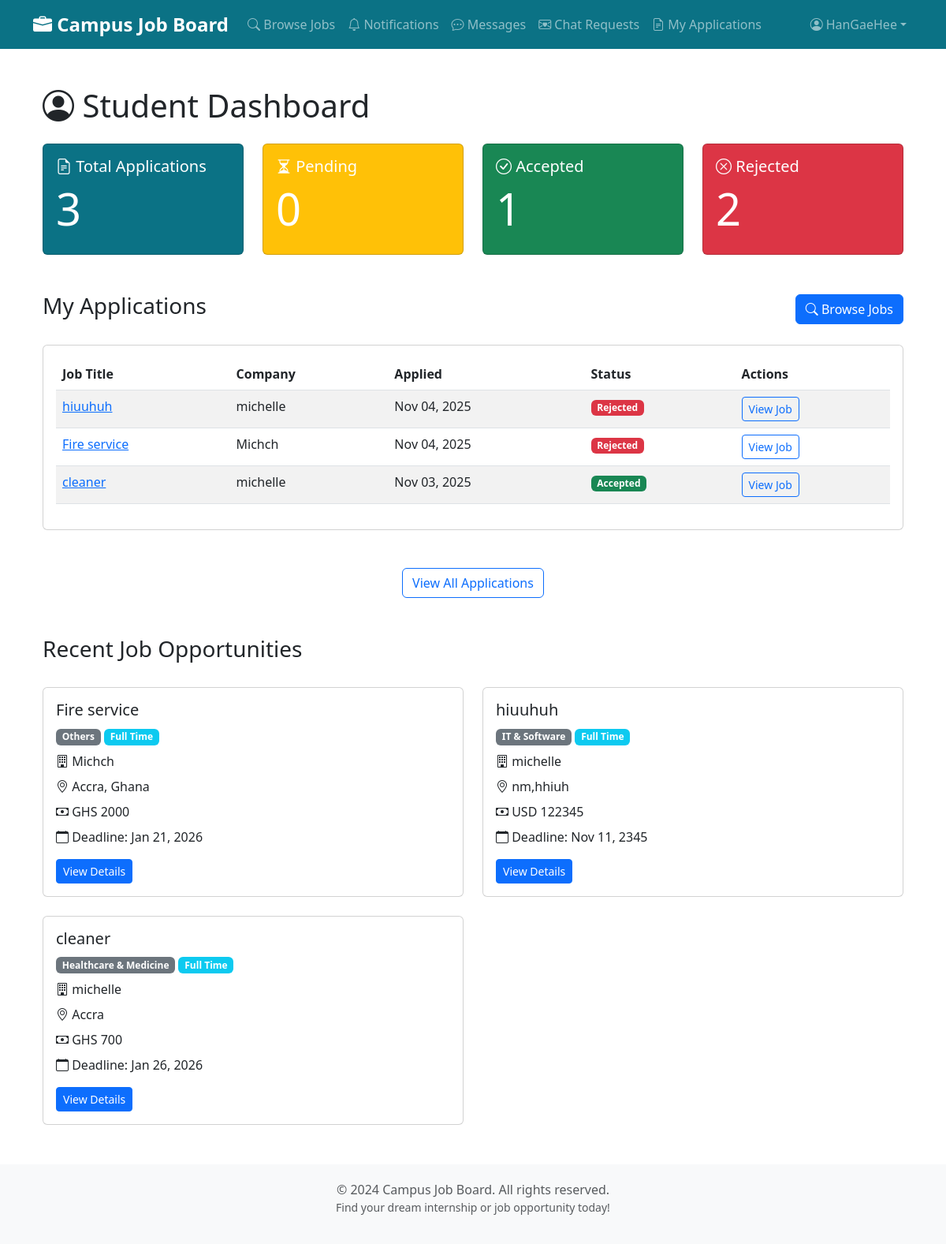
Before: /dashboards/student/ (signed in) with the older database file.
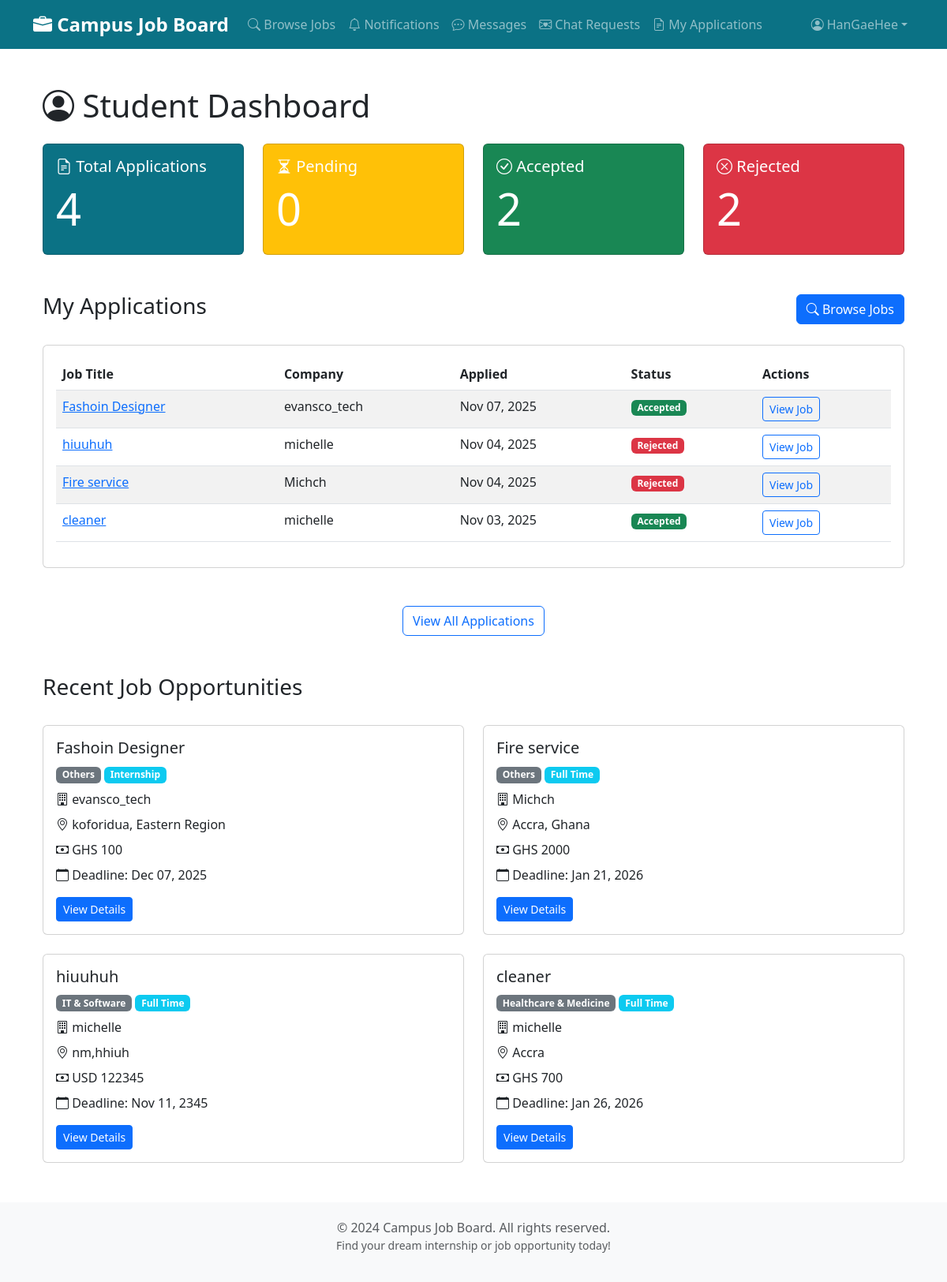
After: the same page with the newer database file.
### jobs/models.py (models this page shows, shortened)
class Application(models.Model):
    PENDING = 'P'
    ACCEPTED = 'A'
    REJECTED = 'R'
    STATUS_CHOICES = [
        (PENDING, 'Pending'),
        (ACCEPTED, 'Accepted'),
        (REJECTED, 'Rejected'),
    ]
    job = models.ForeignKey(JobPost,
                            on_delete=models.CASCADE,
                            related_name='applications')
    applicant = models.ForeignKey(settings.AUTH_USER_MODEL,
                                  on_delete=models.CASCADE,
                                  limit_choices_to={'is_company': False},
                                  related_name='job_applications')
    cover_letter = models.TextField(
        help_text="Why you're interested in this position")
    cv = models.FileField(upload_to='applications/cv/',
                          null=True,
                          blank=True,
                          help_text="Upload your CV/Resume (PDF, DOC, DOCX)")
    transcript = models.FileField(
        upload_to='applications/transcripts/',
        null=True,
        blank=True,
        help_text="Upload your academic transcript (PDF)")
    certificate = models.FileField(
        upload_to='applications/certificates/',
        null=True,
        blank=True,
        help_text="Upload any relevant certificates (PDF)")
    other_document = models.FileField(
        upload_to='applications/other/',
        null=True,
        blank=True,
        help_text="Upload any other supporting document")
    date_applied = models.DateTimeField(default=timezone.now)
    status = models.CharField(max_length=1,
                              choices=STATUS_CHOICES,
                              default=PENDING)
    company_unread = models.BooleanField(
        default=True,
        help_text="Whether the company has an unread notification for this application")
    applicant_unread = models.BooleanField(
        default=False,
        help_text="Whether the applicant has an unread notification for status updates")
    class Meta:
        ordering = ['-date_applied']
        unique_together = [['job', 'applicant']]
        indexes = [
            models.Index(fields=['-date_applied']),
            models.Index(fields=['status']),
        ]

class JobPost(models.Model):
    FULL_TIME = 'FT'
    PART_TIME = 'PT'
    INTERNSHIP = 'INT'
    CONTRACT = 'CON'
    JOB_TYPE_CHOICES = [
        (FULL_TIME, 'Full Time'),
        (PART_TIME, 'Part Time'),
        (INTERNSHIP, 'Internship'),
        (CONTRACT, 'Contract'),
    ]
    IT = 'IT'
    MARKETING = 'MKT'
    FINANCE = 'FIN'
    SALES = 'SLS'
    HR = 'HR'
    ENGINEERING = 'ENG'
    EDUCATION = 'EDU'
    HEALTHCARE = 'HLT'
    MEDIA = 'MED'
    LAW = 'LAW'
    CONSTRUCTION = 'CON'
    CUSTOMER_SERVICE = 'CS'
    ARCHITECTURE = 'ARC'
    ACCOUNTING = 'ACC'
    OTHER = 'OTH'
    CATEGORY_CHOICES = [
        (IT, 'IT & Software'),
        (FINANCE, 'Finance & Accounting'),
        (ACCOUNTING, 'Accounting'),
        (MARKETING, 'Marketing & Sales'),
        (SALES, 'Sales'),
        (EDUCATION, 'Education & Training'),
        (ENGINEERING, 'Engineering'),
        (ARCHITECTURE, 'Architecture'),
        (HEALTHCARE, 'Healthcare & Medicine'),
        (MEDIA, 'Media & Design'),
        (HR, 'Human Resources'),
        (LAW, 'Law & Administration'),
        (CONSTRUCTION, 'Construction & Real Estate'),
        (CUSTOMER_SERVICE, 'Customer Service'),
        (OTHER, 'Others'),
    ]
    CURRENCY_CHOICES = [
        ('USD', 'USD - US Dollar'),
        ('GHS', 'GHS - Ghanaian Cedi'),
        ('EUR', 'EUR - Euro'),
        ('GBP', 'GBP - British Pound'),
        ('NGN', 'NGN - Nigerian Naira'),
        ('KES', 'KES - Kenyan Shilling'),
        ('ZAR', 'ZAR - South African Rand'),
        ('CAD', 'CAD - Canadian Dollar'),
        ('AUD', 'AUD - Australian Dollar'),
    ]
    title = models.CharField(max_length=200)
    company = models.ForeignKey(settings.AUTH_USER_MODEL,
                                on_delete=models.CASCADE,
                                limit_choices_to={'is_company': True},
                                related_name='job_posts')
    description = models.TextField(help_text="Detailed job description")
    requirements = models.TextField(
        help_text="Required qualifications and skills")
    location = models.CharField(max_length=200)
    latitude = models.DecimalField(
        max_digits=9,
        decimal_places=6,
        null=True,
        blank=True,
        help_text="Latitude for live location (optional, requires user permission)"
    )
    longitude = models.DecimalField(
        max_digits=9,
        decimal_places=6,
        null=True,
        blank=True,
        help_text="Longitude for live location (optional, requires user permission)"
    )
    category = models.CharField(max_length=3,
                                choices=CATEGORY_CHOICES,
                                default=IT)
    job_type = models.CharField(max_length=3,
                                choices=JOB_TYPE_CHOICES,
                                default=FULL_TIME)
    date_posted = models.DateTimeField(default=timezone.now)
    deadline = models.DateTimeField(help_text="Application deadline (date and time)")
    salary = models.DecimalField(max_digits=10,
                                 decimal_places=2,
                                 null=True,
                                 blank=True,
                                 help_text="Salary range (optional)")
    currency = models.CharField(max_length=3,
                                choices=CURRENCY_CHOICES,
                                default='USD',
                                help_text="Currency for salary")
    image = models.ImageField(
        upload_to='job_images/',
        null=True,
        blank=True,
        help_text="Optional image for the job posting")
    is_approved = models.BooleanField(
        default=False, help_text="Whether this job post is approved by admin")
    class Meta:
        ordering = ['-date_posted']
        indexes = [
            models.Index(fields=['-date_posted']),
            models.Index(fields=['category']),
            models.Index(fields=['job_type']),
        ]

### users/models.py (models this page shows, shortened)
class CustomUser(AbstractUser):
    is_company = models.BooleanField(
        default=False,
        help_text="Designates whether this user is a company/employer")
    id_document = models.FileField(
        upload_to='user_ids/',
        null=True,
        blank=True,
        help_text='Upload an identification document (image or PDF) for verification')
    institution = models.CharField(
        max_length=255,
        help_text='Enter your school or company name for verification',
        null=True,
        blank=True
    )
    PENDING = 'P'
    VERIFIED = 'V'
    REJECTED = 'R'
    VERIFICATION_STATUS_CHOICES = [
        (PENDING, 'Pending'),
        (VERIFIED, 'Verified'),
        (REJECTED, 'Rejected'),
    ]
    verification_status = models.CharField(
        max_length=1,
        choices=VERIFICATION_STATUS_CHOICES,
        default=PENDING,
        help_text='Status of identity verification')
    email_verified = models.BooleanField(
        default=False,
        help_text='Whether the user has verified their email address')
    email_verification_token = models.CharField(
        max_length=6,
        null=True,
        blank=True,
        help_text='Temporary token for email verification')
    phone_number = models.CharField(
        max_length=20,
        null=True,
        blank=True,
        unique=False,
        help_text='Phone number in international format, e.g. +14155552671')
    phone_verified = models.BooleanField(
        default=False,
        help_text='Whether the user has verified their phone number')

### jobs/views.py (the view)
@login_required
def student_dashboard(request):
    if request.user.is_company:
        messages.warning(request, "Students only.")
        return redirect('jobs:job_list')
    applications = Application.objects.filter(
        applicant=request.user).select_related('job').order_by('-date_applied')
    total_applications = applications.count()
    pending = applications.filter(status='P').count()
    accepted = applications.filter(status='A').count()
    rejected = applications.filter(status='R').count()
    recent_jobs = JobPost.objects.filter(
        is_approved=True).order_by('-date_posted')[:5]
    context = {
        'applications': applications[:5],
        'total_applications': total_applications,
        'pending': pending,
        'accepted': accepted,
        'rejected': rejected,
        'recent_jobs': recent_jobs,
    }
    try:
        Application.objects.filter(applicant=request.user,
                                   applicant_unread=True).update(
            applicant_unread=False)
    except Exception:
        pass
    return render(request, 'jobs/student_dashboard.html', context)

### jobs/context_processors.py (called while the page is built)
def notification_counts(request):
    company_unread = 0
    applicant_unread = 0
    user = getattr(request, 'user', None)
    if user and user.is_authenticated:
        try:
            if getattr(user, 'is_company', False):
                company_unread = Application.objects.filter(
                    job__company=user, company_unread=True).count()
            else:
                applicant_unread = Application.objects.filter(
                    applicant=user, applicant_unread=True).count()
        except Exception:
            company_unread = 0
            applicant_unread = 0
    return {
        'company_unread_count': company_unread,
        'applicant_unread_count': applicant_unread,
    }

### notifications/context_processors.py (called while the page is built)
def notification_context(request):
    if request.user.is_authenticated:
        unread_count = Notification.objects.filter(
            recipient=request.user,
            is_read=False
        ).count()
        return {'notification_count': unread_count}
    return {'notification_count': 0}

### jobs/templates/jobs/student_dashboard.html (shortened to what the changed rows need)
{% extends 'base.html' %}
{% load static %}
{% block content %}
<div class="container my-5">
    <h1 class="mb-4"><i class="bi bi-person-circle"></i> Student Dashboard</h1>
    <div class="row g-4 mb-5">
        <div class="col-md-3">
            <div class="card bg-primary text-white h-100">
                <div class="card-body">
                    <h5 class="card-title"><i class="bi bi-file-earmark-text"></i> Total Applications</h5>
                    <h2 class="display-4">{{ total_applications }}</h2>
                </div>
            </div>
        </div>
        <div class="col-md-3">
            <div class="card bg-warning text-white h-100">
                <div class="card-body">
                    <h2 class="display-4">{{ pending }}</h2>
                </div>
            </div>
        </div>
        <div class="col-md-3">
            <div class="card bg-success text-white h-100">
                <div class="card-body">
                    <h5 class="card-title"><i class="bi bi-check-circle"></i> Accepted</h5>
                    <h2 class="display-4">{{ accepted }}</h2>
                </div>
            </div>
        </div>
        <div class="col-md-3">
            <div class="card bg-danger text-white h-100">
                <div class="card-body">
                    <h2 class="display-4">{{ rejected }}</h2>
                </div>
            </div>
        </div>
    </div>
    {% if applications %}
    <div class="card mb-5">
        <div class="card-body">
            <div class="table-responsive">
                <table class="table table-striped">
                    <thead>
                        <tr>
                            <th>Job Title</th>
                            <th>Company</th>
                            <th>Applied</th>
                            <th>Status</th>
                            <th>Actions</th>
                        </tr>
                    </thead>
                    <tbody>
                        {% for app in applications %}
                        <tr>
                            <td><a href="{% url 'jobs:job_detail' app.job.pk %}">{{ app.job.title }}</a></td>
                            <td>{{ app.job.company.username }}</td>
                            <td>{{ app.date_applied|date:"M d, Y" }}</td>
                            <td>
                                {% if app.status == 'P' %}
                                <span class="badge bg-warning">Pending</span>
                                {% elif app.status == 'A' %}
                                <span class="badge bg-success">Accepted</span>
                                {% else %}
                                <span class="badge bg-danger">Rejected</span>
                                {% endif %}
                            </td>
                            <td>
                                <a href="{% url 'jobs:job_detail' app.job.pk %}" class="btn btn-sm btn-outline-primary">View Job</a>
                            </td>
                        </tr>
                        {% endfor %}
                    </tbody>
                </table>
            </div>
        </div>
    </div>
    {% else %}
    <div class="alert alert-info mb-5">
        <i class="bi bi-info-circle"></i> You haven't applied to any jobs yet. <a href="{% url 'jobs:job_list' %}">Browse available jobs</a> and start applying!
    </div>
    {% endif %}
    <div class="row g-4">
        {% if recent_jobs %}
        {% for job in recent_jobs %}
        <div class="col-md-6">
            <div class="card">
                <div class="card-body">
                    <h5 class="card-title">{{ job.title }}</h5>
                    <p class="text-muted mb-2">
                        <span class="badge bg-secondary">{{ job.get_category_display }}</span>
                        <span class="badge bg-info">{{ job.get_job_type_display }}</span>
                    </p>
                    <p class="mb-2"><i class="bi bi-building"></i> {{ job.company.username }}</p>
                    <p class="mb-2"><i class="bi bi-geo-alt"></i> {{ job.location }}</p>
                    {% if job.salary %}
                    <p class="mb-2"><i class="bi bi-cash"></i> {{ job.currency }} {{ job.salary|floatformat:0 }}</p>
                    {% endif %}
                    <p class="mb-3"><i class="bi bi-calendar"></i> Deadline: {{ job.deadline|date:"M d, Y" }}</p>
                    <a href="{% url 'jobs:job_detail' job.pk %}" class="btn btn-sm btn-primary">View Details</a>
                </div>
            </div>
        </div>
        {% endfor %}
        {% else %}
        <div class="col-md-12">
            <div class="alert alert-secondary">No recent jobs available.</div>
        </div>
        {% endif %}
    </div>
</div>
{% endblock %}

Changed rows visible on the page:
added Application: job "Fashoin Designer", job.company.username "evansco_tech", date_applied "Nov 07, 2025", status "Accepted"
added JobPost: title "Fashoin Designer", category "Others", job_type "Internship", company.username "evansco_tech", location "koforidua, Eastern Region", currency "GHS", salary "100", deadline "Dec 07, 2025"
Other visible differences:
{{ total_applications }}: "3" → "4"
{{ accepted }}: "1" → "2"
